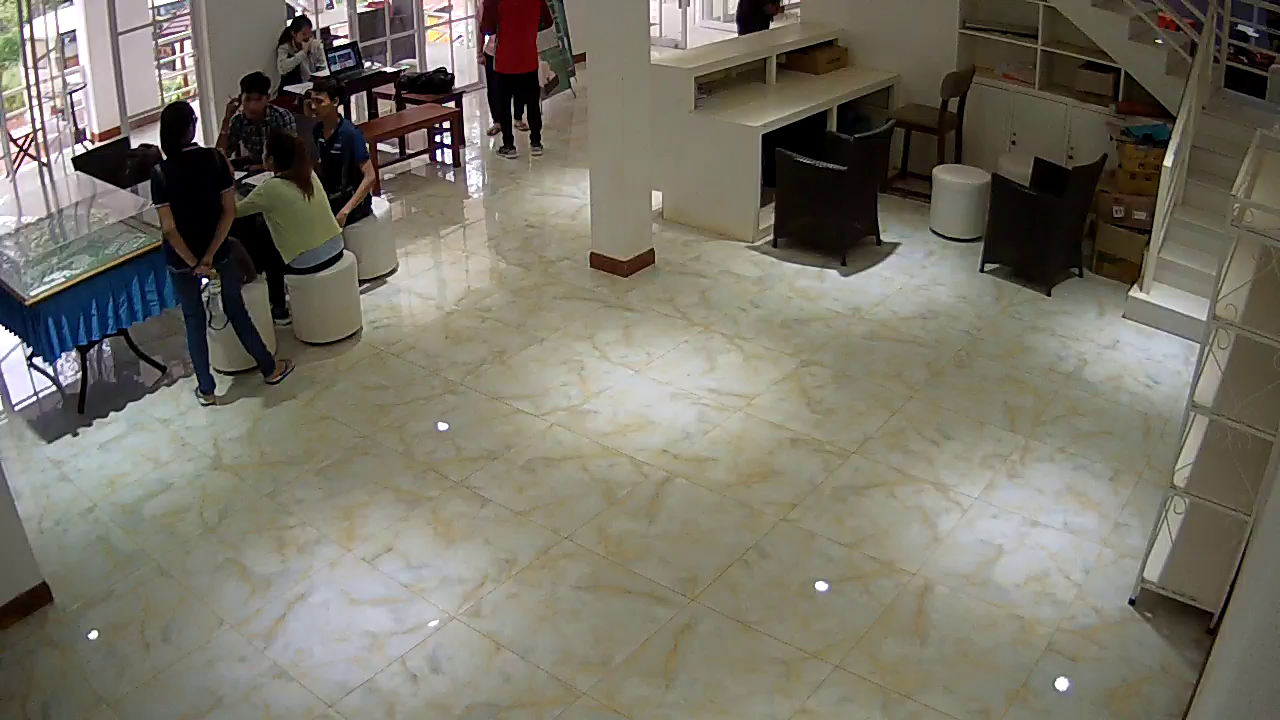
#> input picture test_image.png, 1280 x 720 px, given in place of the camera
$ python contour.py   (older library calls are emulated)
#> lines starting #> are read from the running program, lines starting #| are printed output that depends on the picture; after the words box and inside, x2 and y2 are one past the last pixel; in counts of white or black regions, pixels touching at a corner belong together
# #Contador de personas
# #Federico Mejia
import time

import cv2
import numpy as np

from PoolCamAI.Person import MyPerson

# Contadores de entrada y salida
cnt_up = 0
cnt_down = 0
cnt_in = 0
# Fuente de video
cap = cv2.VideoCapture(0)
# cap = cv2.VideoCapture('rtsp://admin:admin@10.0.17.8:80/')
# cap = cv2.VideoCapture('peopleCounter.avi')


# Propiedades del video
# #cap.set(3,160) #Width
# #cap.set(4,120) #Height

# Imprime las propiedades de captura a consola
# for i in range(19):
#     print (i, cap.get(i))

w = cap.get(3)
print(w)
h = cap.get(4)
print(h)
frameArea = h * w
print(frameArea)
areaTH = frameArea / 250
print('Area Threshold', areaTH)

# Lineas de entrada/salida
line_up = int(2 * (h / 5))
line_down = int(3 * (h / 5))

up_limit = int(1 * (h / 5))
down_limit = int(4 * (h / 5))

left = int(2 * (w / 10))
right = int(8 * (w / 10))
top = int(2 * (h / 10))
bottom = int(8 * (h / 10))
print("{0},{1},{2},{3}".format(left, right, top, bottom))

print("Red line y:", str(line_down))
print("Blue line y:", str(line_up))
line_down_color = (255, 0, 0)
line_up_color = (0, 0, 255)
pt1 = [0, line_down]
pt2 = [w, line_down]
pts_L1 = np.array([pt1, pt2], np.int32)
pts_L1 = pts_L1.reshape((-1, 1, 2))
pt3 = [0, line_up]
pt4 = [w, line_up]
pts_L2 = np.array([pt3, pt4], np.int32)
pts_L2 = pts_L2.reshape((-1, 1, 2))

pt5 = [0, up_limit]
pt6 = [w, up_limit]
pts_L3 = np.array([pt5, pt6], np.int32)
pts_L3 = pts_L3.reshape((-1, 1, 2))
pt7 = [0, down_limit]
pt8 = [w, down_limit]
pts_L4 = np.array([pt7, pt8], np.int32)
pts_L4 = pts_L4.reshape((-1, 1, 2))

# Substractor de fondo
fgbg = cv2.createBackgroundSubtractorMOG2(detectShadows=True)

# Elementos estructurantes para filtros morfoogicos
kernelOp = np.ones((3, 3), np.uint8)
kernelOp2 = np.ones((5, 5), np.uint8)
kernelCl = np.ones((11, 11), np.uint8)

# Variables
font = cv2.FONT_HERSHEY_SIMPLEX
persons = []
max_p_age = 5
pid = 1

while (cap.isOpened()):
	##for image in camera.capture_continuous(rawCapture, format="bgr", use_video_port=True):
	# Lee una imagen de la fuente de video
	ret, frame = cap.read()
#> frame is the input picture: shape (720, 1280, 3); mean B, G, R 103.4, 115.9, 119.5
	##    frame = image.array

	for i in persons:
		i.age_one()  # age every person one frame
		#########################
		#   PRE-PROCESAMIENTO   #
		#########################

	# Aplica substraccion de fondo
	fgmask = fgbg.apply(frame)
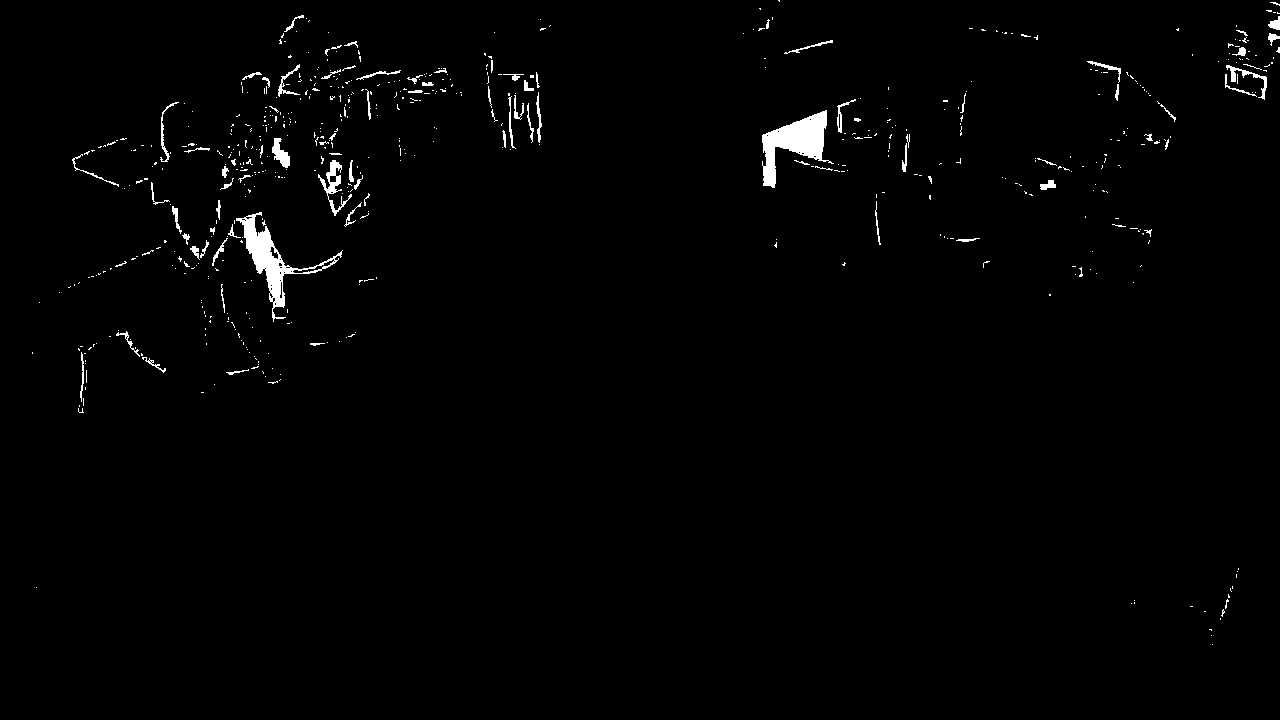
#> fgmask: shape (720, 1280); values 127 (black) and 255 (white), 1.3% white; 614 white regions (528 under 20 px), largest, box (x1, y1, x2, y2) and area: (762, 110, 834, 188) 2328, (236, 212, 343, 322) 2120, (318, 160, 352, 216) 473
	fgmask2 = fgbg.apply(frame)
#> fgmask2: shape (720, 1280); every value is 0

	# Binariazcion para eliminar sombras (color gris)
	try:
		ret, imBin = cv2.threshold(fgmask, 200, 255, cv2.THRESH_BINARY)
		ret, imBin2 = cv2.threshold(fgmask2, 200, 255, cv2.THRESH_BINARY)
		# Opening (erode->dilate) para quitar ruido.
		mask = cv2.morphologyEx(imBin, cv2.MORPH_OPEN, kernelOp)
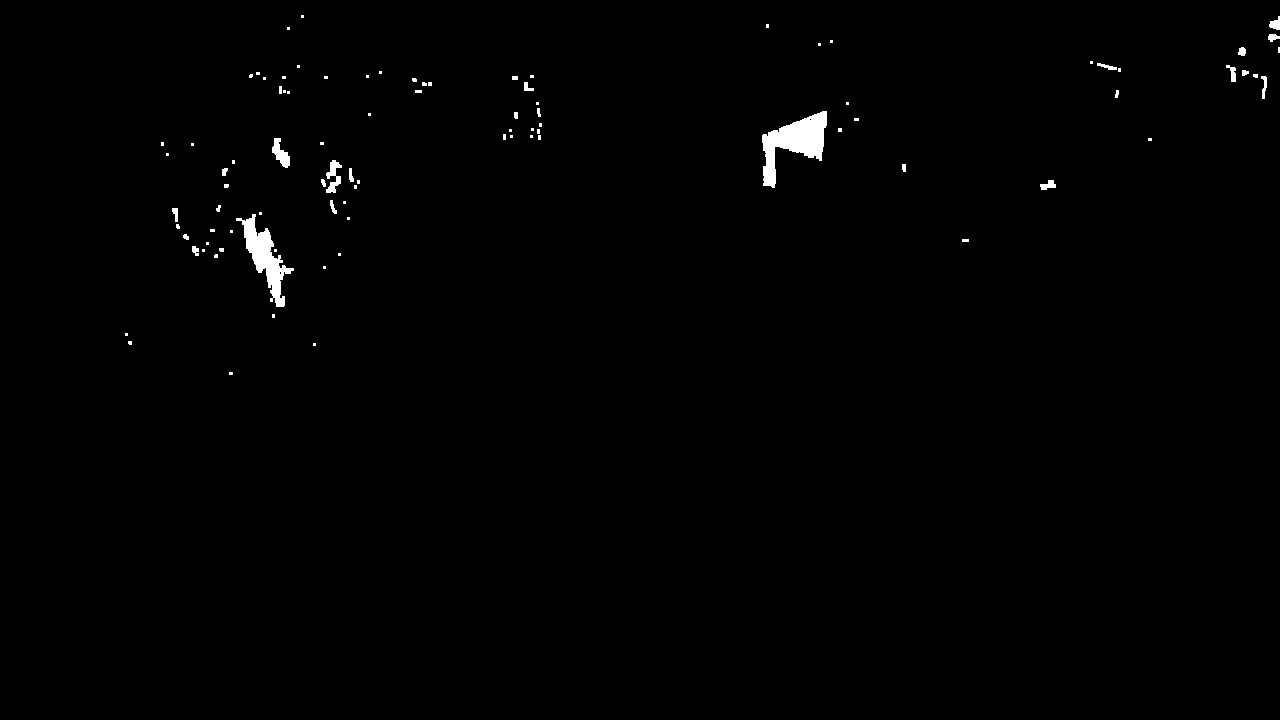
#> mask: shape (720, 1280); 0.7% white; 92 white regions (63 under 20 px), largest, box (x1, y1, x2, y2) and area: (762, 111, 827, 188) 2274, (236, 214, 294, 307) 1712, (272, 138, 290, 168) 279
		mask2 = cv2.morphologyEx(imBin2, cv2.MORPH_OPEN, kernelOp)
		# Closing (dilate -> erode) para juntar regiones blancas.
		mask = cv2.morphologyEx(mask, cv2.MORPH_CLOSE, kernelCl)
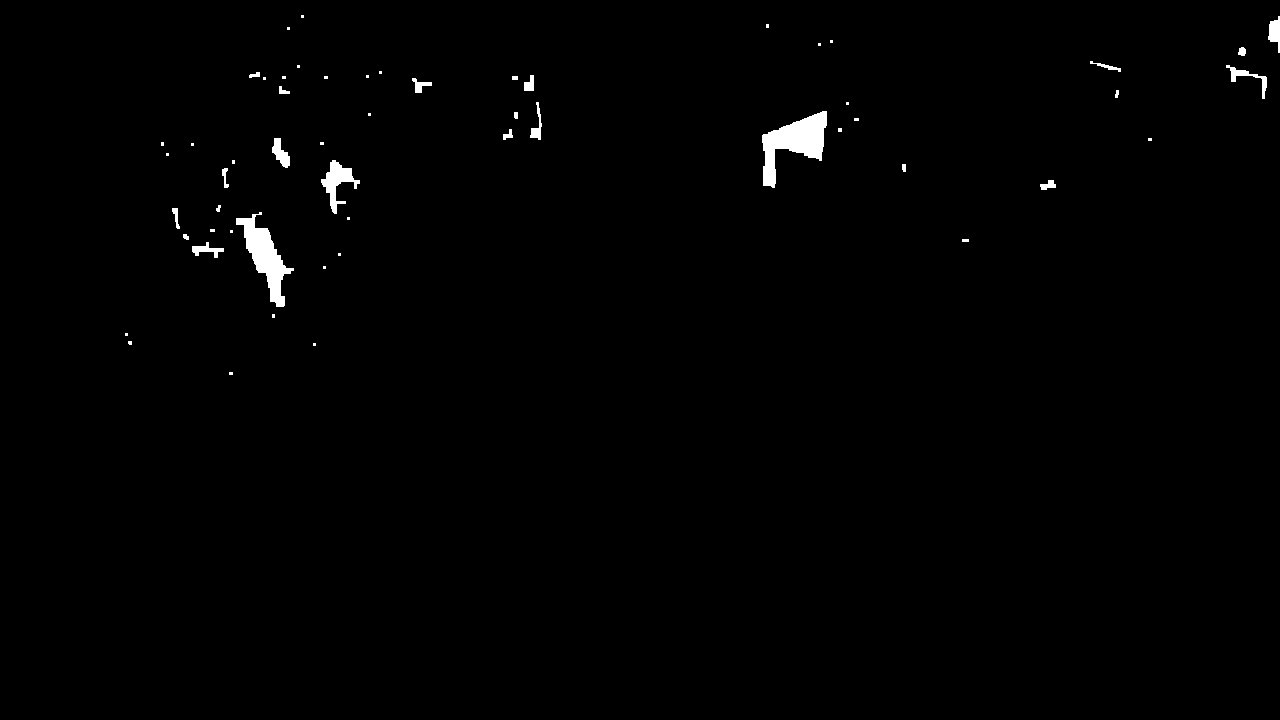
#> mask: shape (720, 1280); 0.82% white; 56 white regions (31 under 20 px), largest, box (x1, y1, x2, y2) and area: (762, 111, 827, 188) 2311, (236, 212, 294, 307) 1923, (321, 160, 360, 214) 777
		mask2 = cv2.morphologyEx(mask2, cv2.MORPH_CLOSE, kernelCl)
	except:
		print('EOF')
		print('UP:', cnt_up)
		print('DOWN:', cnt_down)
		break
	#################
	#   CONTORNOS   #
	#################

	# RETR_EXTERNAL returns only extreme outer flags. All child contours are left behind.
	_, contours0, hierarchy = cv2.findContours(mask2, cv2.RETR_EXTERNAL, cv2.CHAIN_APPROX_SIMPLE)
#> contours0 = []
	# print ("_ {0}".format(_))
	# print ("hierarchy{0}".format(hierarchy))
	# print ("contours0{0}".format(contours0))
	for cnt in contours0:
		area = cv2.contourArea(cnt)
		if area > areaTH:
			#################
			#   TRACKING    #
			#################

			# Falta agregar condiciones para multipersonas, salidas y entradas de pantalla.

			M = cv2.moments(cnt)
			# print ("M10{0}".format(M['m00']))
			cx = int(M['m10'] / M['m00'])
			cy = int(M['m01'] / M['m00'])
			# print ("cx{0}, cy{1}".format(cx, cy))
			x, y, w, h = cv2.boundingRect(cnt)

			new = True
			if cy in range(top, bottom):
				if cx in range(left, right):
					for i in persons:
						if abs(cx - i.getX()) <= w and abs(cy - i.getY()) <= h:
							# el objeto esta cerca de uno que ya se detecto antes
							new = False
							i.updateCoords(cx, cy)  # actualiza coordenadas en el objeto and resets age
							# print(i.tracks[-2][1])
							# print(i.checkArea(left,right,top,bottom))
							if i.going_IN(left, right, top, bottom):
								cnt_in += 1
								print("ID:", i.getId(), 'went into the pool at', time.strftime("%c"))
							break
							# [20 lines of commented-out code are left out]
					if new:
						p = MyPerson(pid, cx, cy, max_p_age)
						persons.append(p)
						pid += 1
			#################
			#   DIBUJOS     #
			#################
			cv2.circle(frame, (cx, cy), 5, (0, 0, 255), -1)
			img = cv2.rectangle(frame, (x, y), (x + w, y + h), (0, 255, 0), 2)
#> this loop made 0 passes
#> after the loop, cnt_in = 0; persons = []; pid = 1
			# cv2.drawContours(frame, cnt, -1, (0,255,0), 3)

		# END for cnt in contours0

	#########################
	# DIBUJAR TRAYECTORIAS  #
	#########################
	# for i in persons:
	#    if len(i.getTracks()) >= 2:
	#        pts = np.array(i.getTracks(), np.int32)
	#        pts = pts.reshape((-1,1,2))
	#        frame = cv2.polylines(frame,[pts],False,i.getRGB())
	#    if i.getId() == 9:
	#     #    print (str(i.getX()), ',', str(i.getY()))
	#        cv2.putText(frame, str(i.getId()),(i.getX(),i.getY()),font,0.3,i.getRGB(),1,cv2.LINE_AA)

	#################
	#   IMAGANES    #
	#################
	# str_up = 'UP: '+ str(cnt_up)
	str_up = 'IN: ' + str(cnt_in)
#> str_up = 'IN: 0'
	str_down = 'Persons: ' + str(len(persons))
#> str_down = 'Persons: 0'
	# [4 lines of commented-out code are left out]
	img = cv2.rectangle(frame, (left, top), (right, bottom), (255, 0, 0), 2)
	cv2.putText(frame, str_up, (10, 40), font, 0.5, (255, 255, 255), 2, cv2.LINE_AA)
	cv2.putText(frame, str_up, (10, 40), font, 0.5, (0, 0, 255), 1, cv2.LINE_AA)
#> frame: shape (720, 1280, 3); mean B, G, R 104.7, 115, 118.7
	cv2.putText(frame, str_down, (10, 90), font, 0.5, (255, 255, 255), 2, cv2.LINE_AA)
	cv2.putText(frame, str_down, (10, 90), font, 0.5, (255, 0, 0), 1, cv2.LINE_AA)
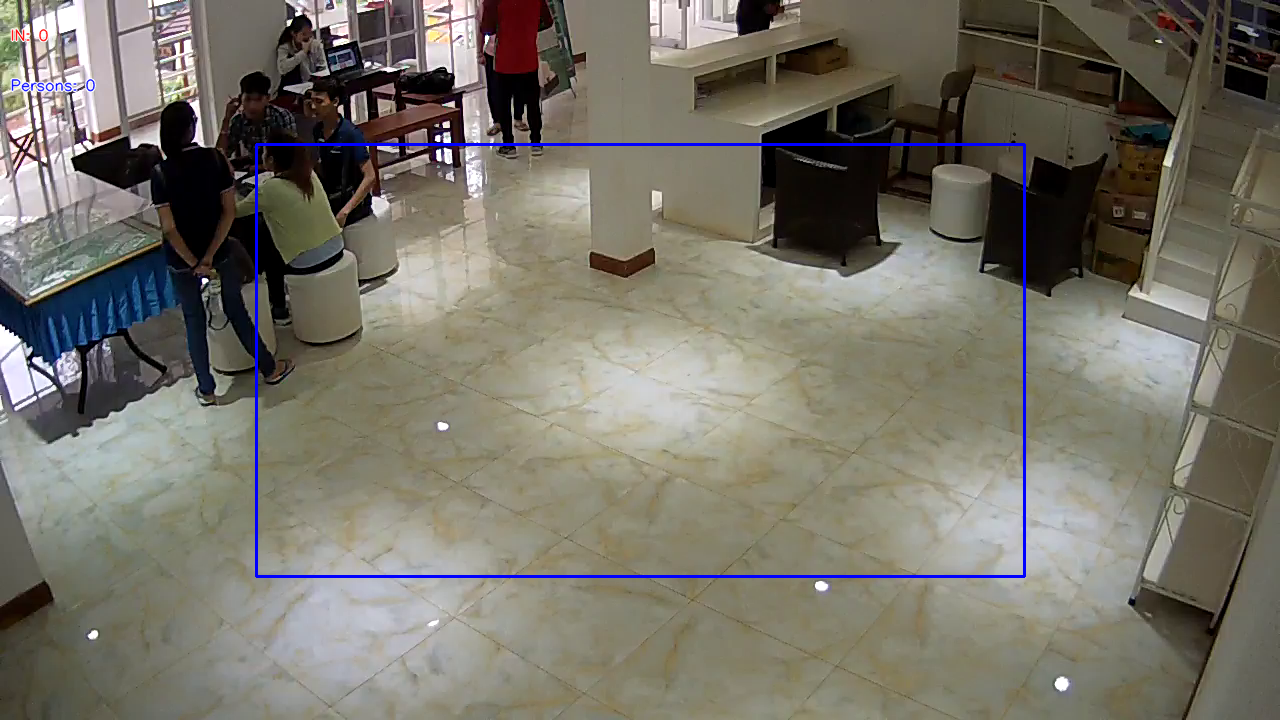
#> frame: shape (720, 1280, 3); mean B, G, R 104.7, 115, 118.6

	cv2.imshow('Frame', frame)
	cv2.imshow('Mask', mask)

	# preisonar ESC para salir
	k = cv2.waitKey(30) & 0xff
#> (key Esc is pressed here)
	if k == 27:
		break
# END while(cap.isOpened())

#################
#   LIMPIEZA    #
#################
cap.release()
cv2.destroyAllWindows()

$ run again, on snap_Jun_08_2017_04_10.jpg
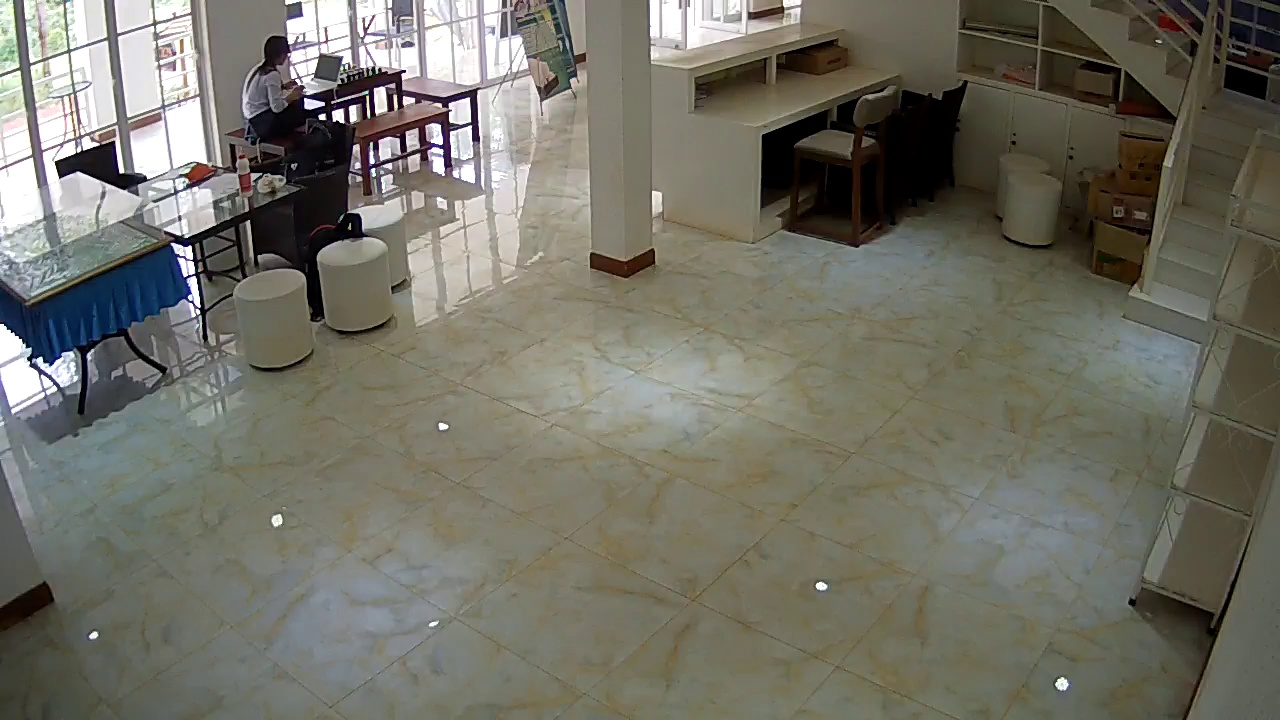
#> input picture snap_Jun_08_2017_04_10.jpg, 1280 x 720 px, given in place of the camera
#> frame is the input picture: shape (720, 1280, 3); mean B, G, R 101.5, 112.5, 113.8
#> `fgmask = fgbg.apply(frame)`:
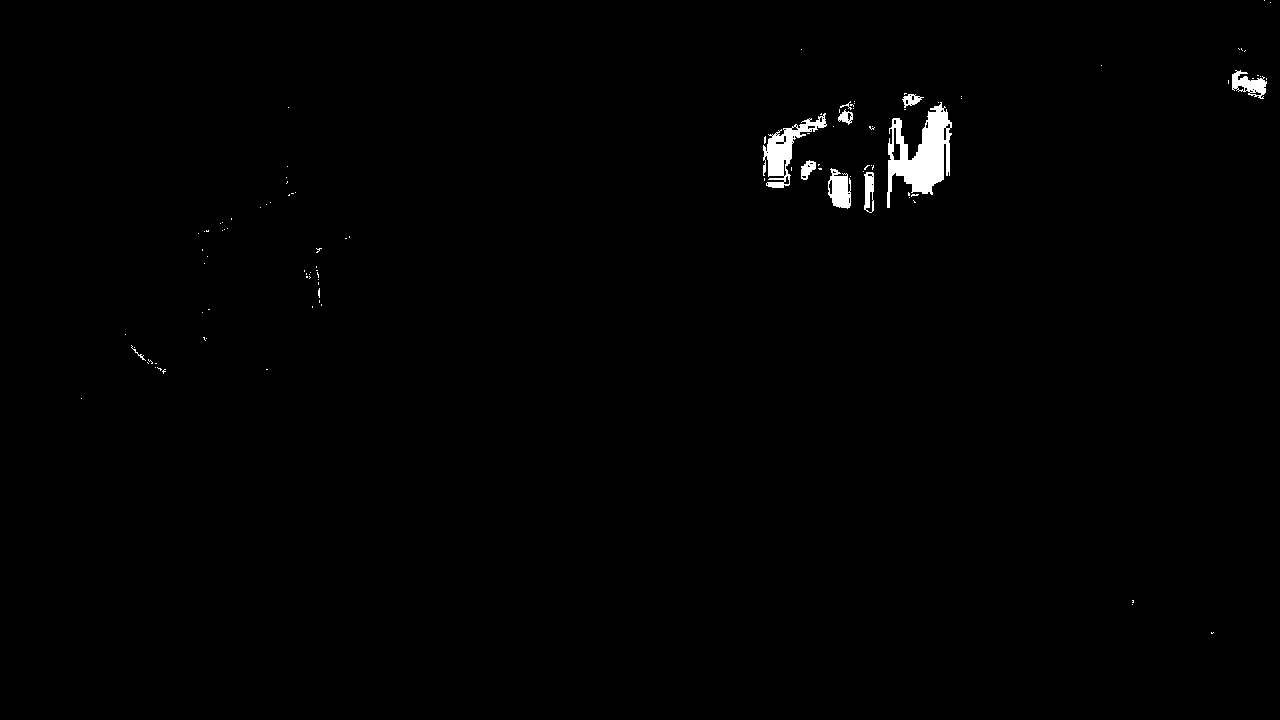
#> fgmask: shape (720, 1280); values 127 (black) and 255 (white), 0.77% white; 108 white regions (98 under 20 px), largest, box (x1, y1, x2, y2) and area: (887, 102, 952, 208) 3343, (763, 113, 827, 188) 1537, (828, 168, 851, 209) 646
#> fgmask2: shape (720, 1280); every value is 0
#> contours0 = []
#> after the loop `for cnt in contours0:`: cnt_in = 0; persons = []; pid = 1
#> str_up = 'IN: 0'
#> str_down = 'Persons: 0'
#> `cv2.putText(frame, str_down, (10, 90), font, 0.5, (255, 0, 0), 1, cv2...`:
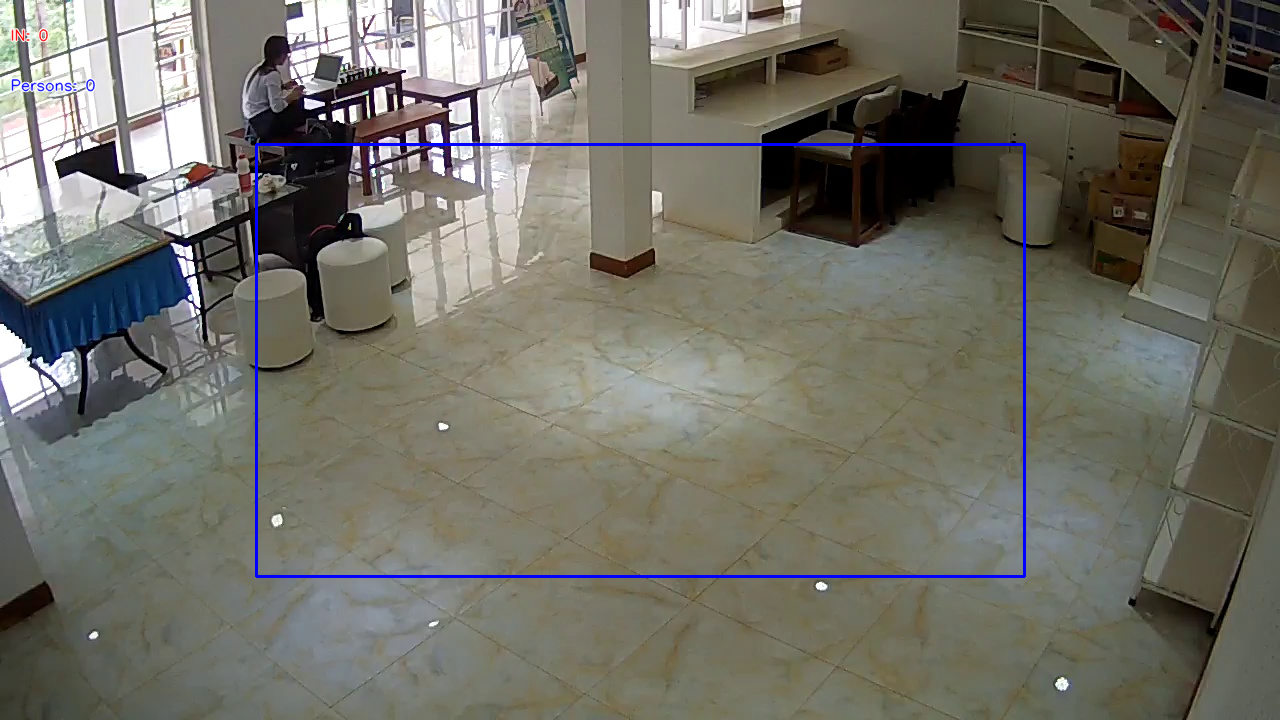
#> frame: shape (720, 1280, 3); mean B, G, R 102.8, 111.7, 113
